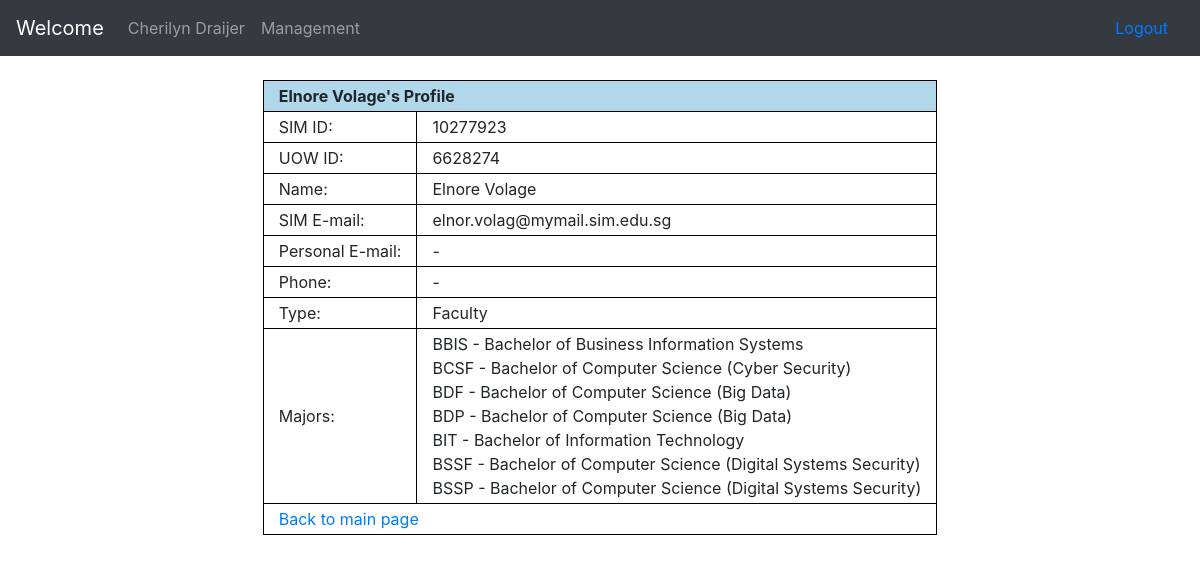
The page /view_account.php?a=10277923 (signed in) on the database its author committed.
### tables this page shows
CREATE TABLE IF NOT EXISTS `accounts` (
  `sim_id` varchar(10) NOT NULL,
  `uow_id` varchar(10) NOT NULL,
  `name` tinytext NOT NULL,
  `password` varchar(64) NOT NULL,
  `phone` varchar(16) DEFAULT NULL,
  `sim_email` varchar(64) DEFAULT NULL,
  `personal_email` varchar(64) DEFAULT NULL,
  `show_phone` tinyint(1) NOT NULL DEFAULT '0',
  `show_email` tinyint(1) NOT NULL DEFAULT '0',
  `type` int(1) NOT NULL COMMENT '0 = Faculty, 1 = Full-time Student, 2 = Part-time Student, 8 = Admin, 9 = Superadmin',
  `majors` json DEFAULT NULL COMMENT 'Faculty => JSON of varchar(8)+,\r\nStudent = JSON of 1 varchar(8) -\r\n[majors.id]',
  `choices` json DEFAULT NULL COMMENT 'Students only -\r\nJSON of varchar(8) [projects.id]',
  `year` smallint(4) DEFAULT NULL COMMENT 'Students only',
  `quarter` tinyint(1) DEFAULT NULL COMMENT 'Students only (1, 2, 3, or 4)',
  PRIMARY KEY (`sim_id`),
  UNIQUE KEY `accounts_uow_id` (`uow_id`),
  KEY `accounts_year_quarter` (`year`,`quarter`) USING BTREE,
  KEY `accounts_type` (`type`),
  KEY `accounts_sim_email` (`sim_email`) USING BTREE,
  KEY `accounts_personal_email` (`personal_email`)
);

CREATE TABLE IF NOT EXISTS `majors` (
  `id` varchar(8) NOT NULL,
  `name` varchar(64) NOT NULL,
  `description` text NOT NULL,
  `type` tinyint(1) NOT NULL COMMENT '0 = Part-time \r\n1 = Full-time',
  PRIMARY KEY (`id`)
);

### include/funcs/sql_funcs.php (called while the page is built, shortened)
<?php
	require_once(dirname(__FILE__)."/_account_funcs.php");
	require_once(dirname(__FILE__)."/_major_funcs.php");
	function str_clean(&$string){
		return mysqli_real_escape_string($GLOBALS['mysql_link'], trim($string));
	}
	function db_query($query){
		$result = mysqli_query($GLOBALS['mysql_link'], $query);
		$error = mysqli_error($GLOBALS['mysql_link']);
		return $result;
	}
?>

### include/funcs/_account_funcs.php (called while the page is built, shortened)
<?php
	require_once(dirname(__FILE__)."/../class/ClassAccount.php");
	function get_account($id, $type = ""){
		if($type == ""){
			$query = db_query("SELECT `type` FROM `accounts` WHERE `sim_id` = '{$id}';");
			if(mysqli_num_rows($query) > 0){
				$type = mysqli_fetch_assoc($query)['type'];
			}else{
				throw new Exception("Account not found.");
			}
		}
		if($type == 1 || $type == 2){
			return new Student($id);
		}elseif($type == 8 || $type == 9){
			return new Admin($id);
		}elseif($type == 0){
			return new Faculty($id);
		}
		throw new Exception("Account type not found.");
	}
?>

### include/class/ClassAccount.php (called while the page is built, shortened)
<?php
	require_once (dirname(__FILE__)."/../funcs/sql_funcs.php");
	abstract class Account{
		private	$name;
		private	$sim_email;
		private	$show_phone;
		private	$show_email;
		protected $account_type;
		public function __construct($id){
			$id = str_clean($id);
			$query = db_query("SELECT * FROM `accounts` WHERE `sim_id` = '{$id}' LIMIT 1;");
			$result = mysqli_fetch_assoc($query);
			if(mysqli_num_rows($query) == 1){
				$this->sim_id = $result['sim_id'];
				$this->uow_id = $result['uow_id'];
				$this->name = htmlspecialchars_decode($result['name']);
				$this->sim_email = $result['sim_email'];
				$this->show_phone = $result['show_phone'];
				$this->show_email = $result['show_email'];
				$this->account_type = $result['type'];
				$this->raw = $result;
			}else{
				throw new Exception("Account not found.");
			}
		}
		public function get_name($safe = false){
			if($safe){
				return htmlspecialchars($this->name, ENT_QUOTES);
			}else{
				return $this->name;
			}
		}
		public function get_sim_email(){
			return $this->sim_email;
		}
		public function get_account_type(){
			switch($this->account_type){
				case 0:
					return "Faculty";
					break;
			};
		}
		public function is_faculty(){
			return $this->account_type == 0;
		}
		public function is_student(){
			return ($this->account_type == 1 || $this->account_type == 2);
		}
		public function is_admin(){
			return ($this->account_type == 8 || $this->account_type == 9);
		}
		public function show_phone(){
			return (bool)$this->show_phone;
		}
		public function show_email(){
			return (bool)$this->show_email;
		}
	}
?>

### include/class/ClassStudent.php (called while the page is built, shortened)
<?php
	require_once (dirname(__FILE__)."/../funcs/sql_funcs.php");
	class Student extends Account{
		public function __construct($id){
			parent::__construct($id);
		}
	}
?>

### include/class/ClassFaculty.php (called while the page is built, shortened)
<?php
	require_once (dirname(__FILE__)."/../funcs/sql_funcs.php");
	class Faculty extends Account{
		public function __construct($id){
			parent::__construct($id);
		}
	}
?>

### include/funcs/_major_funcs.php (called while the page is built, shortened)
<?php
	require_once(dirname(__FILE__)."/../class/ClassMajor.php");
	function get_major($id){
		if(is_array($id)){
			array_walk_recursive($id, function(&$value, $key){
				str_clean($value);
				$value = htmlspecialchars($value);
			});
			$output = [];
			while($row = mysqli_fetch_assoc($query)){
				try{
					$output[] = get_major($row['id']);
				}catch(Exception $e){
					continue;
				}
			}
			return $output;
		}else{
			return new Major($id);
		}
	}
	function get_all_majors(){
		$query = db_query("SELECT `id` FROM `majors` ORDER BY `id` ASC;");
		$output = [];
		while($row = mysqli_fetch_assoc($query)){
			try{
				$output[$row['id']] = get_major($row['id']);
			}catch(Exception $e){
				continue;
			}
		}
		return $output;
	}
?>

### include/class/ClassMajor.php (called while the page is built, shortened)
<?php
	require_once (dirname(__FILE__)."/../funcs/sql_funcs.php");
	class Major{
		private	$name;
		public function __construct($id){
			$id = str_clean($id);
			$query = db_query("SELECT * FROM `majors` WHERE `id` = '{$id}' LIMIT 1;");
			$result = mysqli_fetch_assoc($query);
			if(mysqli_num_rows($query) == 1){
				$this->id = $result['id'];
				$this->name = htmlspecialchars_decode($result['name']);
			}else{
				throw new Exception("Major not found.");
			}
		}
		public function get_name($safe = false){
			if($safe){
				return htmlspecialchars($this->name, ENT_QUOTES);
			}else{
				return $this->name;
			}
		}
	}
?>

### view_account.php (the view, shortened to what this page needs)
<?php
	require_once("include/funcs/sql_funcs.php");
	$account = get_account($_SESSION["id"]);
	try{
		$view_account = get_account($_GET['a']);
	}catch(Exception $e){
		header("location: home.php");
		@mysqli_close($GLOBALS['mysql_link']);
		exit();
	}
?>
<!DOCTYPE html>
<html lang='en'>
	<head>
		<link rel='stylesheet' href='include/css/main.css' />
	</head>
	<body>
		<?php include("include/templates/header.php"); ?>
		<table id='view_account' class='basic_table container' style='width:auto;'>
			<tr>
				<td colspan='3'>
					<?= (($account->sim_id == $view_account->sim_id) ? "Your account" : "{$view_account->get_name()}'s Profile") ?>
				</td>
			</tr>
			<tr>
				<td>
					SIM ID:
				</td>
				<td colspan='2'>
					<?= ucfirst($view_account->sim_id) ?>
				</td>
			</tr>
			<tr>
				<td>
					UOW ID:
				</td>
				<td colspan='2'>
					<?= $view_account->uow_id ?>
				</td>
			</tr>
			<tr>
				<td>
					Name:
				</td>
				<td colspan='2'>
					<?= ucfirst($view_account->get_name()) ?>
				</td>
			</tr>
			<tr>
				<td>
					SIM E-mail:
				</td>
				<td colspan='2'>
					<?= $view_account->get_sim_email() ?>
				</td>
			</tr>
			<tr>
				<td>
					Personal E-mail:
				</td>
				<?php
					if(
						$view_account->show_email() ||
						$account->is_admin() ||
						$account->is_faculty() ||
						$account->sim_id == $view_account->sim_id
					){
				?>
						<td>
							<?= $view_account->get_personal_email() ?>
						</td>
						<td style='background-color:<?= (($view_account->show_email()) ? "#C7E8C7" : "#E28D8D") ?>'>
							<?= (($view_account->show_email()) ? "Shown" : "Hidden") ?>
						</td>
				<?php
					}else{
				?>
						<td colspan='2'>
							-
						</td>
				<?php
					}
				?>
			</tr>
			<tr>
				<td>
					Phone:
				</td>
				<?php
					if(
						$view_account->show_phone() ||
						$account->is_admin() ||
						$account->is_faculty() ||
						$account->sim_id == $view_account->sim_id
					){
				?>
						<td>
							<?= $view_account->get_phone() ?>
						</td>
						<td style='background-color:<?= (($view_account->show_phone()) ? "#C7E8C7" : "#E28D8D") ?>'>
							<?= (($view_account->show_phone()) ? "Shown" : "Hidden") ?>
						</td>
				<?php
					}else{
				?>
						<td colspan='2'>
							-
						</td>
				<?php
					}
				?>
			</tr>
			<tr>
				<td>
					Type:
				</td>
				<td colspan='2'>
					<?= $view_account->get_account_type() ?>
				</td>
			</tr>
			<?php
				if(!$view_account->is_admin()){
					if($view_account->is_student()){
			?>
						<tr>
							<td>
								Major:
							</td>
							<td colspan='2'>
								<?php
									$major = get_major($view_account->get_majors());
								?>
								<?= $major->id ?> - <?= $major->get_name() ?>
							</td>
						</tr>
						<tr>
							<td>
								Year:
							</td>
							<td colspan='2'>
								<?= $view_account->get_year() ?>
							</td>
						</tr>
						<tr>
							<td>
								Quarter:
							</td>
							<td colspan='2'>
								<?= $view_account->get_quarter() ?>
							</td>
						</tr>
			<?php
						if($view_account->is_repeat()){
			?>
							<tr>
								<td colspan='3' style='background-color:#DADADA; text-align:center;'>
									Student record exists in archives
								</td>
							</tr>
			<?php
						}
					}elseif($view_account->is_faculty()){
			?>
						<tr>
							<td>
								Majors:
							</td>
							<td colspan='2'>
								<?php
									$majors = get_all_majors();
									foreach($majors as $major){
								?>
										<?= $major->id ?> - <?= $major->get_name() ?>
										<br />
								<?php
									}
								?>
							</td>
						</tr>
			<?php
					}
				}
			?>
			<tr>
				<td colspan='3'>
					<a href='home.php'>
						Back to main page
					</a>
				</td>
			</tr>
		</table>
	</body>
</html>

### include/templates/header.php (shortened to what this page needs)
<link href='include/css/bootstrap.min.css' rel='stylesheet' id='bootstrap-css'>
<div class='navbar navbar-expand-md navbar-dark bg-dark mb-4' role='navigation' style='width:100%; z-index:1;'>
    <a class='navbar-brand' href='home.php'>Welcome </a>
    <div class='collapse navbar-collapse' id='navbarCollapse'>
        <ul class='navbar-nav mr-auto'>
            <li class='nav-item'>
				<a class='nav-link'  href='view_account.php?a=<?= $account->sim_id ?>'>
					<?= $account->get_name() ?>
				</a>
            </li>
			<li class='nav-item'>
				<a class='nav-link' href='management.php'>Management</a>
			</li>
        </ul>
		<a class='nav-link' href='logout.php'>Logout</a>
    </div>
</div>

### include/css/main.css (style rules this page uses)
.basic_table { width:100%; border: 1px solid #000000; border-collapse: collapse; }
.basic_table tr td { border: 1px solid #000000; padding: 3px 15px; }
.basic_table tr:first-child td { background-color:#B0D8EA; font-weight: bold; }
table { margin:auto; }

### rows shown on the page
accounts: name "Cherilyn Draijer"
accounts: name "Elnore Volage", sim_id "10277923", uow "6628274", sim_email "elnor.volag@mymail.sim.edu.sg", type "Faculty"
majors: id "BBIS", name "Bachelor of Business Information Systems"
majors: id "BCSF", name "Bachelor of Computer Science (Cyber Security)"
majors: id "BDF", name "Bachelor of Computer Science (Big Data)"
majors: id "BDP", name "Bachelor of Computer Science (Big Data)"
majors: id "BIT", name "Bachelor of Information Technology"
majors: id "BSSF", name "Bachelor of Computer Science (Digital Systems Security)"
majors: id "BSSP", name "Bachelor of Computer Science (Digital Systems Security)"
